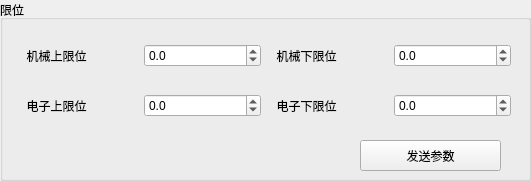
            <widget class="QGroupBox" name="groupBox_4">
             <property name="geometry">
              <rect>
               <x>10</x>
               <y>490</y>
               <width>531</width>
               <height>181</height>
              </rect>
             </property>
             <property name="title">
              <string>限位</string>
             </property>
             <widget class="QPushButton" name="mechLimitBtn">
              <property name="geometry">
               <rect>
                <x>360</x>
                <y>140</y>
                <width>141</width>
                <height>31</height>
               </rect>
              </property>
              <property name="text">
               <string>发送参数</string>
              </property>
             </widget>
             <widget class="QWidget" name="horizontalLayoutWidget_35">
              <property name="geometry">
               <rect>
                <x>20</x>
                <y>30</y>
                <width>241</width>
                <height>51</height>
               </rect>
              </property>
              <layout class="QHBoxLayout" name="horizontalLayout_24">
               <item>
                <widget class="QLabel" name="label_7">
                 <property name="text">
                  <string>  机械上限位</string>
                 </property>
                </widget>
               </item>
               <item>
                <widget class="QDoubleSpinBox" name="mechUpperLimitEdit">
                 <property name="decimals">
                  <number>1</number>
                 </property>
                 <property name="minimum">
                  <double>-360.000000000000000</double>
                 </property>
                 <property name="maximum">
                  <double>360.000000000000000</double>
                 </property>
                </widget>
               </item>
              </layout>
             </widget>
             <widget class="QWidget" name="horizontalLayoutWidget_36">
              <property name="geometry">
               <rect>
                <x>270</x>
                <y>30</y>
                <width>241</width>
                <height>51</height>
               </rect>
              </property>
              <layout class="QHBoxLayout" name="horizontalLayout_42">
               <item>
                <widget class="QLabel" name="label_8">
                 <property name="text">
                  <string>  机械下限位</string>
                 </property>
                </widget>
               </item>
               <item>
                <widget class="QDoubleSpinBox" name="mechLowerLimitEdit">
                 <property name="decimals">
                  <number>1</number>
                 </property>
                 <property name="minimum">
                  <double>-360.000000000000000</double>
                 </property>
                 <property name="maximum">
                  <double>360.000000000000000</double>
                 </property>
                </widget>
               </item>
              </layout>
             </widget>
             <widget class="QWidget" name="horizontalLayoutWidget_37">
              <property name="geometry">
               <rect>
                <x>20</x>
                <y>80</y>
                <width>241</width>
                <height>51</height>
               </rect>
              </property>
              <layout class="QHBoxLayout" name="horizontalLayout_43">
               <item>
                <widget class="QLabel" name="label_12">
                 <property name="text">
                  <string>  电子上限位</string>
                 </property>
                </widget>
               </item>
               <item>
                <widget class="QDoubleSpinBox" name="elecUpperLimitEdit">
                 <property name="decimals">
                  <number>1</number>
                 </property>
                 <property name="minimum">
                  <double>-360.000000000000000</double>
                 </property>
                 <property name="maximum">
                  <double>360.000000000000000</double>
                 </property>
                </widget>
               </item>
              </layout>
             </widget>
             <widget class="QWidget" name="horizontalLayoutWidget_38">
              <property name="geometry">
               <rect>
                <x>270</x>
                <y>80</y>
                <width>241</width>
                <height>51</height>
               </rect>
              </property>
              <layout class="QHBoxLayout" name="horizontalLayout_44">
               <item>
                <widget class="QLabel" name="label_13">
                 <property name="text">
                  <string>  电子下限位</string>
                 </property>
                </widget>
               </item>
               <item>
                <widget class="QDoubleSpinBox" name="elecLowerLimitEdit">
                 <property name="decimals">
                  <number>1</number>
                 </property>
                 <property name="minimum">
                  <double>-360.000000000000000</double>
                 </property>
                 <property name="maximum">
                  <double>360.000000000000000</double>
                 </property>
                </widget>
               </item>
              </layout>
             </widget>
            </widget>
